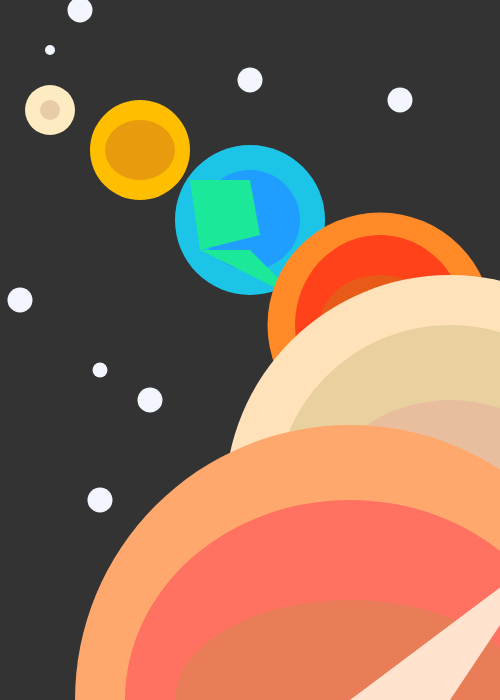
Frame 1 (no input)
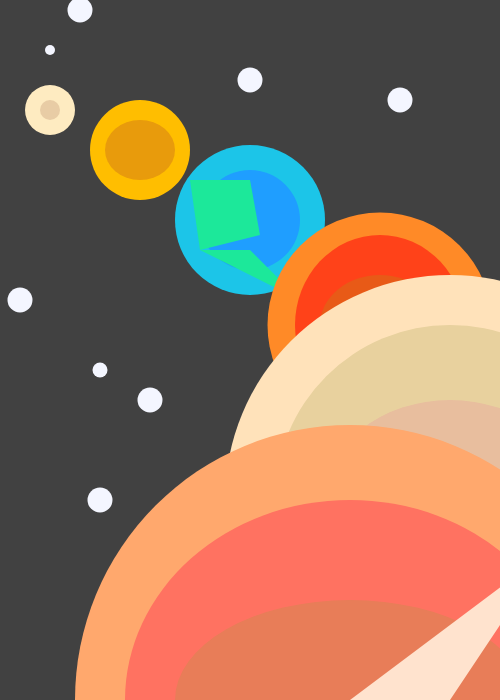
Frame 60 (no input)
Frame 120 (the mouse pressed at the canvas centre since frame 60): identical to frame 60, image omitted

The p5.js sketch that drew these frames (run headless with seeded random() and noise() and a simulated clock; from frame 60 on, the mouse is pressed at the canvas centre):

// p5.js sketch
// ── sketch.js
function setup() {
  // put setup code here
  createCanvas(500, 700);
}

function draw() {
  // put drawing code here
  background(51);

  noStroke();
  fill('#FEEBC1');
  ellipse(50, 110, 50, 50);
  fill('#E8CCA5');
  ellipse(50, 110, 20, 20)
  //venus
  fill('#FFBE00');
  ellipse(140, 150, 100, 100);
  fill('#E89B0C');
  ellipse(140, 150, 70, 60);
  //earth
  fill('#1CC5E8');
  ellipse(250, 220, 150, 150);
  fill('#1F9EFF');
  ellipse(250, 220, 100, 100);
  fill('#1CE89A');
  quad(190, 180, 200, 250, 260, 235, 250, 180);
  triangle(200, 250, 250, 250, 300, 300);
  //mars
  fill('#FF8A27');
  ellipse(380, 325, 225, 225);
  fill('#FF4219');
  ellipse(380, 325, 170, 180);
  fill('#E85A17');
  ellipse(380, 325, 120, 100);
  //jupiter
  fill('#FFE2BA');
  arc(450, 500, 450, 450, PI, 0);
  fill('#E8D19E');
  ellipse(450, 500, 350, 350);
  fill('#E8BE9E');
  ellipse(450, 500, 250, 200);
  //staurn
  fill('#FFA86D');
  arc(350, 700, 550, 550, PI, 0);
  fill('#FF7261');
  ellipse(350, 700, 450, 400);
  fill('#E87D58');
  ellipse(350, 700, 350, 200);

  fill('#FFE3CE');
  quad(350, 700, 550, 550, 450, 700, 700, 700);
  fill('#F4F6FF');
  colorMode(HSB, 200);
  ellipse(150, 400, 25, 25);
  ellipse(100, 370, 15, 15);
  ellipse(50, 50, 10, 10);
  ellipse(400, 100, 25, 25);
  ellipse(250, 80, 25, 25);
  ellipse(80, 10, 25, 25);
  ellipse(100, 500, 25, 25);
  ellipse(20, 300, 25, 25);
 }
